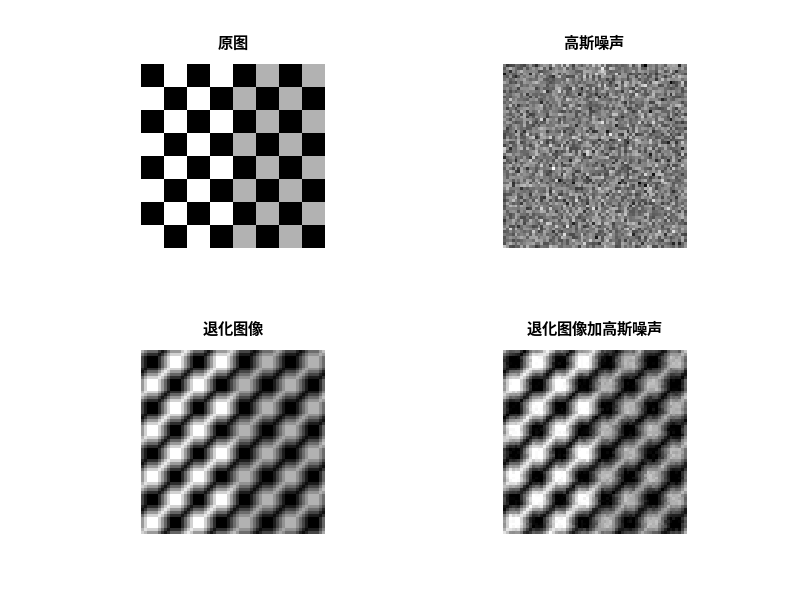

Here is the MATLAB script that generated this plot: (Note: this script raises an error after producing the figure.)
%%
clc,clear,close all
% 原始图像
f = checkerboard(8);
% 噪声滤波器
PSF = fspecial('motion', 7, 45);
% 退化图像
gb = imfilter( f, PSF, 'circular' );
% 高斯滤波
noise = imnoise( zeros(size(f)), 'gaussian', 0, 0.001 );
% 将噪声加到原图上
g = gb + noise;

figure
subplot(221), imshow( f ), title('原图')
subplot(222), imshow( noise, [] ), title('高斯噪声')
subplot(223), imshow( gb ), title('退化图像')
subplot(224), imshow( g ), title('退化图像加高斯噪声')

%% 图像复原
% 噪信比默认为0，即信噪比相当于无穷大，即直接逆滤波的过程
fr1 = deconvwnr( g, PSF );

Sn = abs( fft2(noise) ) .^2;
nA = sum( Sn(:) ) / numel( noise );
Sf = abs( fft2(f) ) .^2;
fA = sum( Sf(:) ) / numel( f );
R = nA / fA;  % 平均噪信比计算
% 使用常数比例的维纳滤波进行复原
fr2 = deconvwnr( g, PSF, R );
% 使用自相关函数的维纳滤波进行复原
Ncorr = fftshift( real(ifft2(Sn)) );
Fcorr = fftshift( real(ifft2(Sf)) );
fr3 = deconvwnr( g, PSF, Ncorr, Fcorr );

figure
subplot(221), imshow( g ), title('模糊的运动图像')
subplot(222), imshow( fr1, [] ), title('直接逆滤波复原图像')
subplot(223), imshow( fr2, [] ), title('常数比例维纳滤波复原图像')
subplot(224), imshow( fr3, [] ), title('使用自相关函数的维纳滤波复原图像')

%% 约束最小二乘滤波
% 4 约等于  64*64*0.001
fr1 = deconvreg( g, PSF, 4 );

fr2 = deconvreg( g, PSF, 0.4, [1e-7, 1e7] );

figure
subplot(221), imshow( g ), title('模糊的运动图像')
subplot(222), imshow( fr1, [] ), title('仅噪声功率参数的正则滤波')
subplot(223), imshow( fr2, [] ), title('包含噪声和gamma范围的正则滤波')

%% Lucy-Richardson算法的迭代非线性复原
g = checkerboard(8);
%g=imread('peppers.tiff');
ori = g;
PSF = fspecial( 'gaussian', 7, 10 );
SD = 0.01;
g = imnoise( imfilter(g, PSF), 'gaussian', 0, SD^2 );

damper = 10*SD;
lim = ceil( size(PSF, 1) / 2 );
weight = zeros( size(g) );
weight( lim+1:end-lim, lim+1:end-lim ) = 1;
numit = 5;
f5 = deconvlucy( g, PSF, numit, damper, weight );
numit = 20;
f20 = deconvlucy( g, PSF, numit, damper, weight );
numit = 50;
f50 = deconvlucy( g, PSF, numit, damper, weight );
numit = 100;
f100 = deconvlucy( g, PSF, numit, damper, weight );


figure
subplot(231), imshow( ori ), title('原始图像')
subplot(232), imshow( g, [] ), title('加两次高斯噪声的图')
subplot(233), imshow( f5, [] ), title('LR 5次迭代')
subplot(234), imshow( f20 ), title('LR 20次迭代')
subplot(235), imshow( f50, [] ), title('LR 50次迭代')
subplot(236), imshow( f100,[] ), title('LR 100次迭代')
